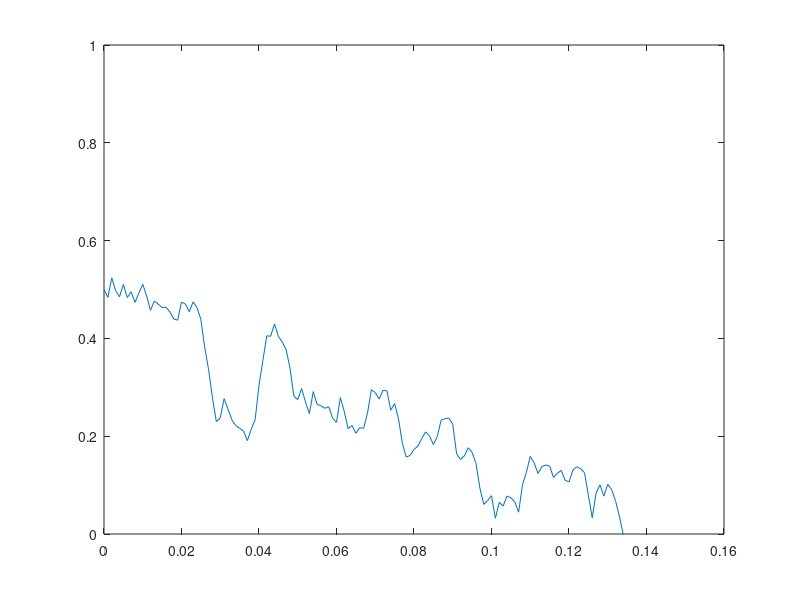

Recreate this plot in MATLAB.
%% DDM
clear
a = 1; % upper bound
z = 0.5;% percentage of starting point
e = 0;% end
drift_rate=0.5;
steps=0.001;
s = 1;% standard error of one step
current = a*z;% real starting point
time = 0;

t(1) = time;
evidence(1) = current;
n = 2;% just for index
while (current<a)&&(current>e)
    time=time+steps;
    current=current+normrnd(drift_rate*steps,sqrt(s*s*steps));
    t(n)=time;
    evidence(n)=current;
    n=n+1;
end
figure
plot(t,evidence);
ylim([e,a]);
